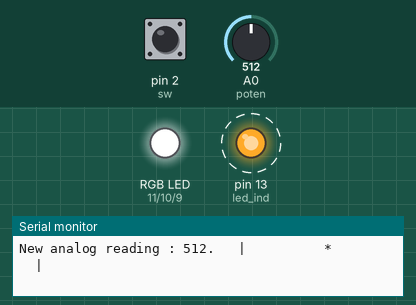
The sketch below on a simulated Arduino Uno, built with avr-gcc and run on an emulated ATmega328P. On the bench: an RGB LED mixed from three pins (HIGH = lit), output pins drawn as LEDs (lit = HIGH), the last lines printed to the serial monitor. Dashed ring = blinking. The test bench sets the inputs (shaded band); at power-on: pin 2 (sw) HIGH, A0 (poten) = 512.

Above: at 1.2 s.
1.3 s: pin 2 (sw) pulled LOW for 0.25 s
At 2.2 s:
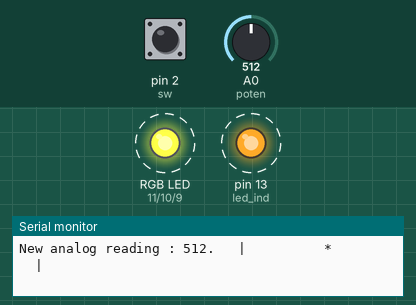
4.3 s: A0 (poten) set to 0
At 4.41 s:
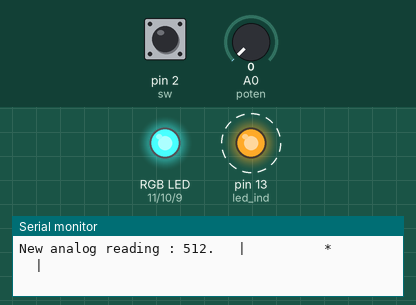
7.3 s: A0 (poten) set to 900
At 8.32 s:
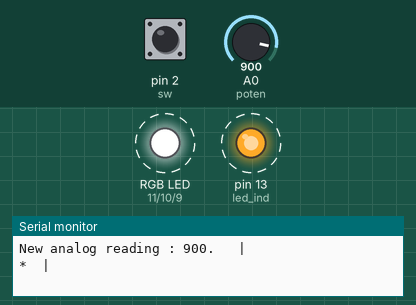
10.3 s: A0 (poten) set to 306
At 11.25 s:
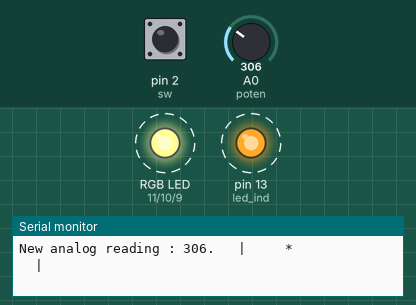
13.3 s: pin 2 (sw) pulled LOW for 1 s
At 13.41 s:
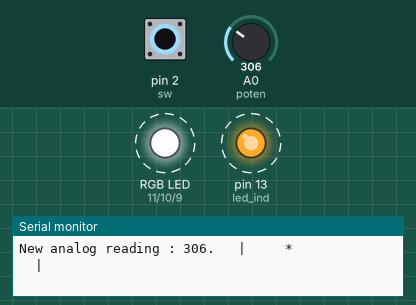
17.0 s: pin 2 (sw) pulled LOW for 3.2 s
At 17.3 s:
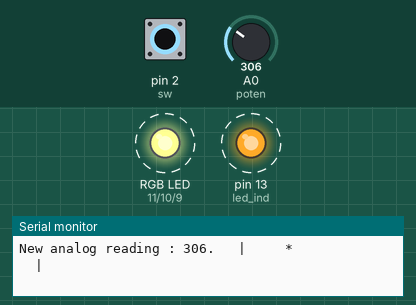
Timing chart, 0 to 22.7 s (numbered marks = the images above; inputs shaded):
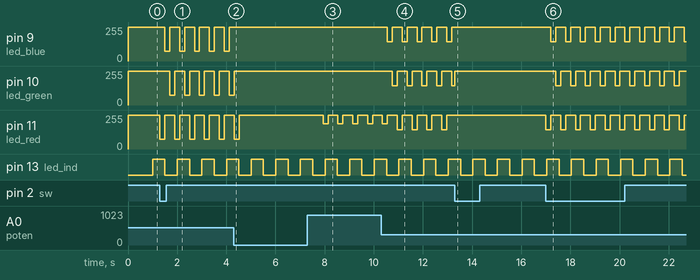

The sketch:

_06_PWM.ino
```cpp
// (licence header left out)
//**** Global variables used for global parameters
// Inputs :
int poten = A0; // Potentiometer
int sw = 2; // User button
// Ouputs :
int led_ind = 13;   // Arduino LED
int led_blue = 9;   // RGB LEDs
int led_green = 10; //    "
int led_red = 11;   //    "
// Shared variables
int blink_state = 0;
boolean is_blinking = false;
boolean alive_state = false;
int sensor_value = 0;
volatile boolean button_pressed = false;  // These variables need to be volatile
volatile boolean button_released = false; // to be changed in the interrupt handle
// Program parameters
unsigned long alive_period = 500;
unsigned long kikoo_period = 200;
unsigned long read_sensor_period = 200;

// Interrupts handle
void button_interrupt_handle() {
  // This function is called whenever the button changes state it should be as quick as possible.

  // Detect button pressed == falling edge on the pin
  if (digitalRead(sw) == LOW) {
    button_pressed = true;
  } else {
    // Detect button released == rising edge on the pin
    button_released = true;
  }
}

// This function is called one time when the arduino starts
void setup() {
  // Set output pins as outputs
  pinMode(led_ind, OUTPUT);
  pinMode(led_blue, OUTPUT);
  pinMode(led_green, OUTPUT);
  pinMode(led_red, OUTPUT);

  // Set default values for outputs (all LEDs OFF)
  digitalWrite(led_ind, LOW);
  digitalWrite(led_blue, HIGH);
  digitalWrite(led_red, HIGH);
  digitalWrite(led_green, HIGH);

  // Attach handles to interrupt sources
  attachInterrupt(0, button_interrupt_handle, CHANGE);

  // Open the serial link at 115200 bps
  Serial.begin(115200);
  // Be polite
  Serial.println("Hello, I'm waking up... and you ?");
}

// This function is called continuously when the arduino runs
void loop() {
  i_m_alive_loop();
  read_sensor_loop();
  kikoo_loop();
}

// Simple task to indicate that the code is not stuck somewhere
void i_m_alive_loop() {
  // This static variable will keep its value between different calls to this function
  //  but like all local variables won't be accessible from the outside of this function.
  static unsigned long last_time = 0;

  // Get the number of milliseconds ellapsed since the start of the arduino
  unsigned long cur_time = millis();

  // Only do something if a sufficient amount of time has passed by
  //  (and don't block the program to wait if not)
  if (cur_time - last_time > alive_period) {
    // Things to do periodically
    if (alive_state) {
      digitalWrite(led_ind, HIGH);
    } else {
      digitalWrite(led_ind, LOW);
    }
    alive_state = !alive_state;

    // Keep track of the last time the task was executed
    last_time = cur_time;
  }
}

// Blinken Lichten
void kikoo_loop() {
  // This static variable will keep its value between different calls to this function
  //  but like all local variables won't be accessible from the outside of this function.
  static unsigned long last_time = 0;

  // Get the number of milliseconds ellapsed since the start of the arduino
  unsigned long cur_time = millis();

  // Change if we are blinking or not at each press of the button
  if (button_pressed) {
    is_blinking = !is_blinking;
    button_pressed = false;
  }

  // Blink if we should, else stops all LEDs
  if (!is_blinking) {
    analogWrite(led_blue, 255);  // OFF
    analogWrite(led_red, 255);   // OFF
    analogWrite(led_green, 255); // OFF
  } else {
    // Only do something if a sufficient amount of time has passed by
    //  (and don't block the program to wait if not)
    if (cur_time - last_time > kikoo_period) {
      // Stops all LEDs
      analogWrite(led_blue, 255);  // OFF
      analogWrite(led_red, 255);   // OFF
      analogWrite(led_green, 255); // OFF
      // Determine the intensity value
      int intensity = 255-((long)sensor_value)*255/710;
      // Light the right one in the sequence
      switch(blink_state) {
        case 0:
          analogWrite(led_red, intensity);
          break;
        case 1:
          analogWrite(led_blue, intensity);
          break;
        case 2:
          analogWrite(led_green, intensity);
          break;
      }

      // Go to next blinking state
      blink_state = (blink_state + 1) % 3;

      last_time = cur_time;
    }
  }
}

// This task reads the sensor input and relays the value to the computer
void read_sensor_loop() {
  // This static variable will keep its value between different calls to this function
  //  but like all local variables won't be accessible from the outside of this function.
  static unsigned long last_time = 0;

  // Get the number of milliseconds ellapsed since the start of the arduino
  unsigned long cur_time = millis();

  // Only do something if a sufficient amount of time has passed by
  //  (and don't block the program to wait if not)
  if (cur_time - last_time > read_sensor_period) {
    // Read the potentiometer input
    sensor_value = analogRead(poten);

    // Send the value to the computer
    Serial.print("New analog reading : ");
    Serial.print(sensor_value);
    // Display a simple graph of the value
    Serial.print(". \t|");
    for (int i=0; i < 20; i++) {
      if (i == sensor_value*20/1024) {
        Serial.print("*");
      } else {
        Serial.print(" ");
      }
    }
    Serial.println("|");

    last_time = cur_time;
  }
}
```

Measured:
- after the input at 1.3 s, pin 9 (led_blue): alternates 255/255 for 0.40 s and 72/255 for 0.20 s, starting after 0.20 s; pin 10 (led_green): alternates 255/255 for 0.40 s and 72/255 for 0.20 s, starting after 0.40 s; pin 11 (led_red): alternates 255/255 for 0.40 s and 72/255 for 0.20 s, starting at once
- after the input at 4.3 s, pin 9 (led_blue): stops changing and stays 255/255; pin 10 (led_green): goes on until 4.3 s, then stays 255/255; pin 11 (led_red): goes on until 4.5 s, then stays 255/255
- after the input at 7.3 s, pin 11 (led_red): alternates 255/255 for 0.40 s and 188/255 for 0.20 s, starting after 0.64 s
- after the input at 10.3 s, pin 9 (led_blue): alternates 255/255 for 0.40 s and 146/255 for 0.20 s, starting after 0.25 s; pin 10 (led_green): alternates 255/255 for 0.40 s and 146/255 for 0.20 s, starting after 0.45 s
- after the input at 13.3 s, pin 9 (led_blue), pin 11 (led_red): stops changing and stays 255/255
- after the input at 17.0 s, pin 9 (led_blue): alternates 255/255 for 0.40 s and 146/255 for 0.20 s, starting after 0.20 s; pin 10 (led_green): alternates 255/255 for 0.40 s and 146/255 for 0.20 s, starting after 0.40 s; pin 11 (led_red): alternates 255/255 for 0.40 s and 146/255 for 0.20 s, starting at once
- by itself, pin 13 (led_ind): alternates HIGH for 0.50 s and LOW for 0.50 s
